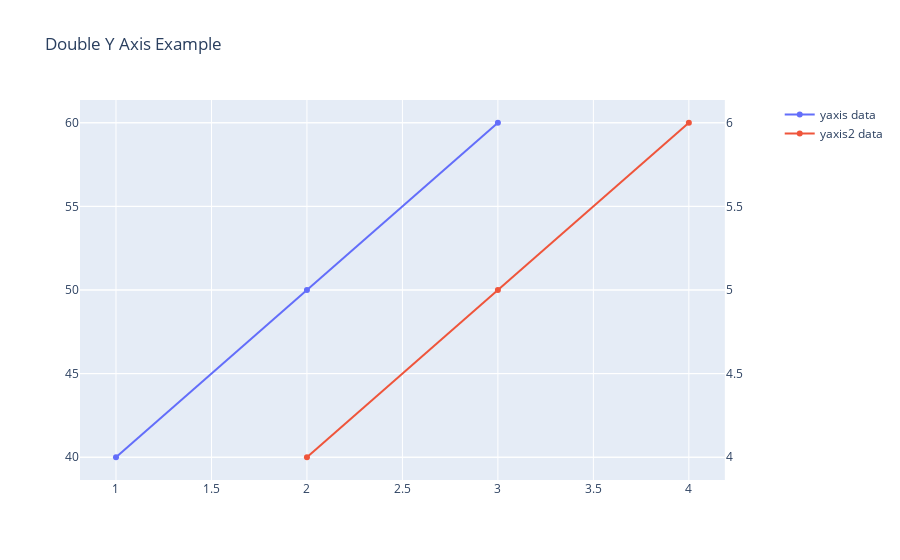

Write notebook code for a chart like this one.
### Markdown cell above
3. Usa the method `add_trace` to add two different traces into the Figure object and make sure one of them will use the secondary axis. We can do this by using `go` functions such as `go.Scatter` which allows us to specify the axis via the argument `secondary_axis`. Thus, we add two scatter plots, and set `secondary_axis = True` for one of them

### Code cell
# Create figure with secondary y-axis
fig = make_subplots(specs=[[{"secondary_y": True}]])

# Add figure title
fig.update_layout(title="Double Y Axis Example")

# Add traces
fig.add_trace(
    go.Scatter(x=[1, 2, 3], y=[40, 50, 60], name="yaxis data"),
)

fig.add_trace(
    go.Scatter(x=[2, 3, 4], y=[4, 5, 6], name="yaxis2 data"),
    secondary_y=True,
)

fig.show()

### Figure 1 — Plotly figure (JSON) as saved in the notebook; plotly's stock layout.template omitted (floating-point values rounded to 4 significant figures)
{"data": [{"name": "yaxis data", "type": "scatter", "x": [1, 2, 3], "y": [40, 50, 60]}, {"name": "yaxis2 data", "type": "scatter", "x": [2, 3, 4], "xaxis": "x", "y": [4, 5, 6], "yaxis": "y2"}], "layout": {"title": {"text": "Double Y Axis Example"}, "xaxis": {"anchor": "y", "domain": [0, 0.94]}, "yaxis": {"anchor": "x", "domain": [0, 1]}, "yaxis2": {"anchor": "x", "overlaying": "y", "side": "right"}}}
